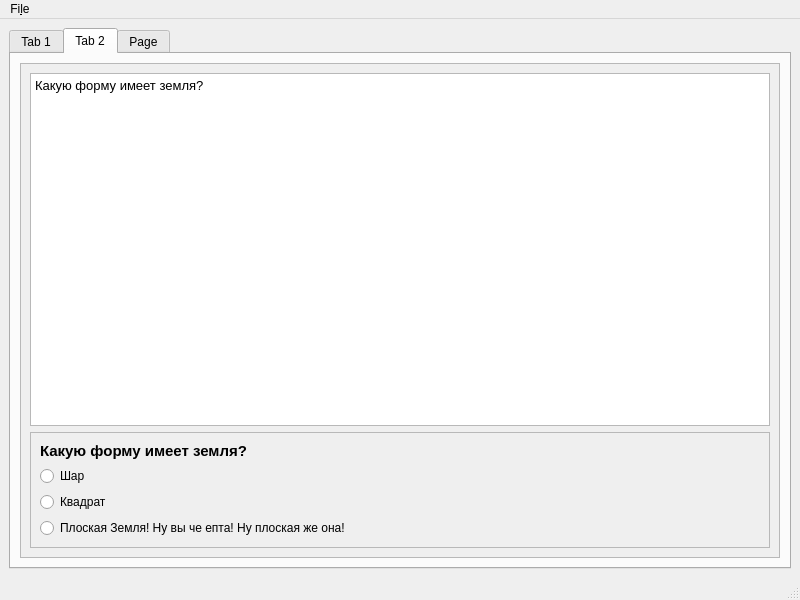
<?xml version="1.0" encoding="UTF-8"?>
<ui version="4.0">
 <class>MainWindow</class>
 <widget class="QMainWindow" name="MainWindow">
  <property name="geometry">
   <rect>
    <x>0</x>
    <y>0</y>
    <width>800</width>
    <height>600</height>
   </rect>
  </property>
  <property name="windowTitle">
   <string>MainWindow</string>
  </property>
  <widget class="QWidget" name="centralwidget">
   <layout class="QVBoxLayout" name="verticalLayout">
    <item>
     <widget class="QTabWidget" name="Tab3">
      <property name="currentIndex">
       <number>1</number>
      </property>
      <widget class="QWidget" name="tab_1">
       <attribute name="title">
        <string>Tab 1</string>
       </attribute>
       <layout class="QVBoxLayout" name="verticalLayout_2">
        <item>
         <widget class="QScrollArea" name="scrollArea">
          <property name="widgetResizable">
           <bool>true</bool>
          </property>
          <widget class="QWidget" name="scrollAreaWidgetContents">
           <property name="geometry">
            <rect>
             <x>0</x>
             <y>0</y>
             <width>756</width>
             <height>495</height>
            </rect>
           </property>
           <layout class="QVBoxLayout" name="verticalLayout_3">
            <item>
             <widget class="QTextEdit" name="textEdit">
              <property name="html">
               <string>&lt;!DOCTYPE HTML PUBLIC &quot;-//W3C//DTD HTML 4.0//EN&quot; &quot;http://www.w3.org/TR/REC-html40/strict.dtd&quot;&gt;
&lt;html&gt;&lt;head&gt;&lt;meta name=&quot;qrichtext&quot; content=&quot;1&quot; /&gt;&lt;style type=&quot;text/css&quot;&gt;
p, li { white-space: pre-wrap; }
&lt;/style&gt;&lt;/head&gt;&lt;body style=&quot; font-family:'MS Shell Dlg 2'; font-size:8.25pt; font-weight:400; font-style:normal;&quot;&gt;
&lt;p style=&quot; margin-top:0px; margin-bottom:0px; margin-left:0px; margin-right:0px; -qt-block-indent:0; text-indent:0px;&quot;&gt;&lt;span style=&quot; font-family:'Noto Sans'; font-size:10pt;&quot;&gt;Математика царица всех наук 1+1+1+1 = 4&lt;/span&gt;&lt;/p&gt;
&lt;p style=&quot; margin-top:0px; margin-bottom:0px; margin-left:0px; margin-right:0px; -qt-block-indent:0; text-indent:0px;&quot;&gt;&lt;span style=&quot; font-family:'Noto Sans'; font-size:10pt;&quot;&gt;Путин царь и бог, без него мы все пропадем!&lt;/span&gt;&lt;/p&gt;
&lt;p style=&quot; margin-top:0px; margin-bottom:0px; margin-left:0px; margin-right:0px; -qt-block-indent:0; text-indent:0px;&quot;&gt;&lt;span style=&quot; font-family:'Noto Sans'; font-size:10pt;&quot;&gt;Трава это плохо! А дрова необходимы для отапливания бункера&lt;/span&gt;&lt;/p&gt;&lt;/body&gt;&lt;/html&gt;</string>
              </property>
             </widget>
            </item>
            <item>
             <widget class="QFrame" name="frame">
              <property name="frameShape">
               <enum>QFrame::StyledPanel</enum>
              </property>
              <property name="frameShadow">
               <enum>QFrame::Raised</enum>
              </property>
              <layout class="QVBoxLayout" name="verticalLayout_4">
               <item>
                <widget class="QLabel" name="label">
                 <property name="font">
                  <font>
                   <pointsize>11</pointsize>
                   <weight>75</weight>
                   <bold>true</bold>
                  </font>
                 </property>
                 <property name="styleSheet">
                  <string notr="true"/>
                 </property>
                 <property name="text">
                  <string>Что из предложенного явлется истенной</string>
                 </property>
                </widget>
               </item>
               <item>
                <widget class="QRadioButton" name="radioButton">
                 <property name="text">
                  <string>2 + 2 = &amp;4</string>
                 </property>
                 <attribute name="buttonGroup">
                  <string notr="true">buttonGroup</string>
                 </attribute>
                </widget>
               </item>
               <item>
                <widget class="QRadioButton" name="radioButton_2">
                 <property name="text">
                  <string>На траве дрова</string>
                 </property>
                 <attribute name="buttonGroup">
                  <string notr="true">buttonGroup</string>
                 </attribute>
                </widget>
               </item>
               <item>
                <widget class="QRadioButton" name="radioButton_3">
                 <property name="text">
                  <string>Путин 2&amp;018</string>
                 </property>
                 <attribute name="buttonGroup">
                  <string notr="true">buttonGroup</string>
                 </attribute>
                </widget>
               </item>
              </layout>
             </widget>
            </item>
           </layout>
          </widget>
         </widget>
        </item>
       </layout>
      </widget>
      <widget class="QWidget" name="tab_2">
       <attribute name="title">
        <string>Tab 2</string>
       </attribute>
       <layout class="QVBoxLayout" name="verticalLayout_5">
        <item>
         <widget class="QScrollArea" name="scrollArea_2">
          <property name="widgetResizable">
           <bool>true</bool>
          </property>
          <widget class="QWidget" name="scrollAreaWidgetContents_2">
           <property name="geometry">
            <rect>
             <x>0</x>
             <y>0</y>
             <width>756</width>
             <height>495</height>
            </rect>
           </property>
           <layout class="QVBoxLayout" name="verticalLayout_6">
            <item>
             <widget class="QTextEdit" name="textEdit_2">
              <property name="html">
               <string>&lt;!DOCTYPE HTML PUBLIC &quot;-//W3C//DTD HTML 4.0//EN&quot; &quot;http://www.w3.org/TR/REC-html40/strict.dtd&quot;&gt;
&lt;html&gt;&lt;head&gt;&lt;meta name=&quot;qrichtext&quot; content=&quot;1&quot; /&gt;&lt;style type=&quot;text/css&quot;&gt;
p, li { white-space: pre-wrap; }
&lt;/style&gt;&lt;/head&gt;&lt;body style=&quot; font-family:'MS Shell Dlg 2'; font-size:8.25pt; font-weight:400; font-style:normal;&quot;&gt;
&lt;p style=&quot; margin-top:0px; margin-bottom:0px; margin-left:0px; margin-right:0px; -qt-block-indent:0; text-indent:0px;&quot;&gt;&lt;span style=&quot; font-family:'Noto Sans'; font-size:10pt;&quot;&gt;Какую форму имеет земля?&lt;/span&gt;&lt;/p&gt;&lt;/body&gt;&lt;/html&gt;</string>
              </property>
             </widget>
            </item>
            <item>
             <widget class="QFrame" name="frame_2">
              <property name="frameShape">
               <enum>QFrame::StyledPanel</enum>
              </property>
              <property name="frameShadow">
               <enum>QFrame::Raised</enum>
              </property>
              <layout class="QVBoxLayout" name="verticalLayout_7">
               <item>
                <widget class="QLabel" name="label_2">
                 <property name="font">
                  <font>
                   <pointsize>11</pointsize>
                   <weight>75</weight>
                   <bold>true</bold>
                  </font>
                 </property>
                 <property name="text">
                  <string>Какую форму имеет земля?</string>
                 </property>
                </widget>
               </item>
               <item>
                <widget class="QRadioButton" name="radioButton_4">
                 <property name="text">
                  <string>Шар</string>
                 </property>
                 <attribute name="buttonGroup">
                  <string notr="true">buttonGroup_2</string>
                 </attribute>
                </widget>
               </item>
               <item>
                <widget class="QRadioButton" name="radioButton_5">
                 <property name="text">
                  <string>Квадрат</string>
                 </property>
                 <attribute name="buttonGroup">
                  <string notr="true">buttonGroup_2</string>
                 </attribute>
                </widget>
               </item>
               <item>
                <widget class="QRadioButton" name="radioButton_6">
                 <property name="text">
                  <string>Плоская Земля! Ну вы че епта! Ну плоская же она!</string>
                 </property>
                 <attribute name="buttonGroup">
                  <string notr="true">buttonGroup_2</string>
                 </attribute>
                </widget>
               </item>
              </layout>
             </widget>
            </item>
           </layout>
          </widget>
         </widget>
        </item>
       </layout>
      </widget>
      <widget class="QWidget" name="tab_3">
       <property name="toolTip">
        <string>&lt;html&gt;&lt;head/&gt;&lt;body&gt;&lt;p&gt;Подзсказка&lt;/p&gt;&lt;/body&gt;&lt;/html&gt;</string>
       </property>
       <attribute name="title">
        <string>Page</string>
       </attribute>
       <layout class="QVBoxLayout" name="verticalLayout_8">
        <item>
         <widget class="QScrollArea" name="scrollArea_3">
          <property name="widgetResizable">
           <bool>true</bool>
          </property>
          <widget class="QWidget" name="scrollAreaWidgetContents_3">
           <property name="geometry">
            <rect>
             <x>0</x>
             <y>0</y>
             <width>756</width>
             <height>495</height>
            </rect>
           </property>
           <layout class="QVBoxLayout" name="verticalLayout_9">
            <item>
             <widget class="QTextEdit" name="textEdit_3">
              <property name="html">
               <string>&lt;!DOCTYPE HTML PUBLIC &quot;-//W3C//DTD HTML 4.0//EN&quot; &quot;http://www.w3.org/TR/REC-html40/strict.dtd&quot;&gt;
&lt;html&gt;&lt;head&gt;&lt;meta name=&quot;qrichtext&quot; content=&quot;1&quot; /&gt;&lt;style type=&quot;text/css&quot;&gt;
p, li { white-space: pre-wrap; }
&lt;/style&gt;&lt;/head&gt;&lt;body style=&quot; font-family:'MS Shell Dlg 2'; font-size:8.25pt; font-weight:400; font-style:normal;&quot;&gt;
&lt;p style=&quot; margin-top:0px; margin-bottom:0px; margin-left:0px; margin-right:0px; -qt-block-indent:0; text-indent:0px;&quot;&gt;&lt;span style=&quot; font-family:'Noto Sans'; font-size:10pt;&quot;&gt;Сегодня не все могут в завтрашний день смотреть!&lt;/span&gt;&lt;/p&gt;&lt;/body&gt;&lt;/html&gt;</string>
              </property>
             </widget>
            </item>
            <item>
             <widget class="QFrame" name="frame_3">
              <property name="frameShape">
               <enum>QFrame::StyledPanel</enum>
              </property>
              <property name="frameShadow">
               <enum>QFrame::Raised</enum>
              </property>
              <layout class="QVBoxLayout" name="verticalLayout_10">
               <item>
                <widget class="QLabel" name="label_3">
                 <property name="font">
                  <font>
                   <pointsize>11</pointsize>
                   <weight>75</weight>
                   <bold>true</bold>
                  </font>
                 </property>
                 <property name="text">
                  <string>Что из предложенного бреда вам кажеться истенной?</string>
                 </property>
                </widget>
               </item>
               <item>
                <widget class="QRadioButton" name="radioButton_7">
                 <property name="text">
                  <string>Вернее не только лишь все, мало кто может это делать</string>
                 </property>
                 <attribute name="buttonGroup">
                  <string notr="true">buttonGroup_3</string>
                 </attribute>
                </widget>
               </item>
               <item>
                <widget class="QRadioButton" name="radioButton_8">
                 <property name="text">
                  <string>Кличко ты ли это?</string>
                 </property>
                 <attribute name="buttonGroup">
                  <string notr="true">buttonGroup_3</string>
                 </attribute>
                </widget>
               </item>
               <item>
                <widget class="QRadioButton" name="radioButton_9">
                 <property name="text">
                  <string>Украина це Европа!</string>
                 </property>
                 <attribute name="buttonGroup">
                  <string notr="true">buttonGroup_3</string>
                 </attribute>
                </widget>
               </item>
              </layout>
             </widget>
            </item>
           </layout>
          </widget>
         </widget>
        </item>
       </layout>
      </widget>
     </widget>
    </item>
   </layout>
  </widget>
  <widget class="QMenuBar" name="menubar">
   <property name="geometry">
    <rect>
     <x>0</x>
     <y>0</y>
     <width>800</width>
     <height>21</height>
    </rect>
   </property>
   <widget class="QMenu" name="menuFile">
    <property name="title">
     <string>Fi&amp;le</string>
    </property>
    <addaction name="actionExir"/>
   </widget>
   <addaction name="menuFile"/>
  </widget>
  <widget class="QStatusBar" name="statusbar"/>
  <action name="actionExir">
   <property name="text">
    <string>&amp;Exit</string>
   </property>
  </action>
 </widget>
 <resources/>
 <connections/>
 <buttongroups>
  <buttongroup name="buttonGroup"/>
  <buttongroup name="buttonGroup_3"/>
  <buttongroup name="buttonGroup_2"/>
 </buttongroups>
</ui>
